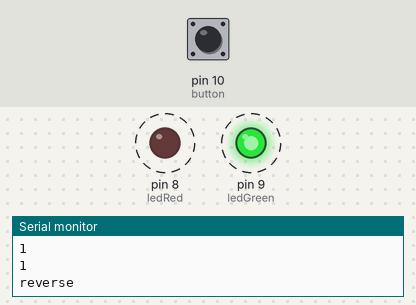
The sketch below on a simulated Arduino Uno, built with avr-gcc and run on an emulated ATmega328P. On the bench: output pins drawn as LEDs (lit = HIGH), the last lines printed to the serial monitor. Dashed ring = blinking. The inputs (shaded band) are chosen by the test bench; at power-on: pin 10 (button) HIGH.

Above: at 1.04 s.
1.3 s: pin 10 (button) pulled LOW for 3.2 s
At 1.3 s:
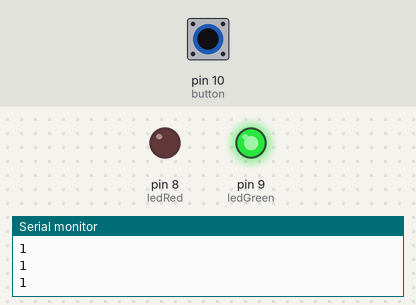
At 4.2 s:
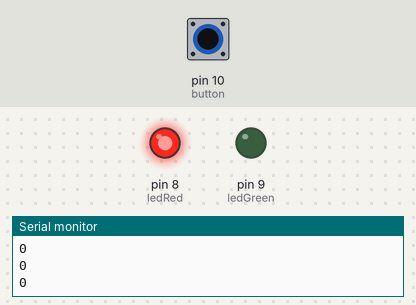
6.0 s: pin 10 (button) pulsed LOW 2 times (0.12 s each, 0.3 s apart)
Timing chart, 0 to 15.6 s (numbered marks = the images above; inputs shaded):
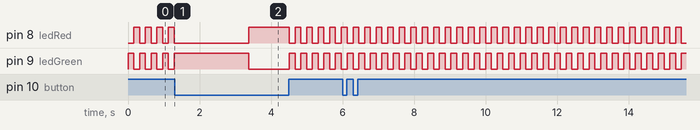

Measured:
- by itself, pin 8 (ledRed), pin 9 (ledGreen): alternates HIGH for 0.16 s and LOW for 0.16 s

The sketch:

Traffic_Light.ino
```cpp
int ledRed = 8;
int ledGreen = 9;
int button = 10;
boolean ledState;
int startTime = 0;
int debounceDelay = 10;
int endTime;
void setup() {
  pinMode(ledRed, OUTPUT);
  pinMode(ledGreen, OUTPUT);
  pinMode(button, INPUT);
  digitalWrite(ledGreen, HIGH);
  Serial.begin(9600);
  ledState = true;
  startTime = millis();

}

void loop() {
  delay(150);
  int endTime = millis();
  if(debounce(button)) {
    reverseState();
  }
  if(endTime - startTime >= 2000) {
    reverseState();
  }
  // put your main code here, to run repeatedly:

}
boolean debounce(int button){
  boolean state;
  boolean prevState;
  prevState = digitalRead(button);
  for(int counter = 0; counter < debounceDelay ; counter ++) {
    Serial.println(state);
    delay(1);
    state = digitalRead(button);
    if(state != prevState) {
      counter = 0;
      prevState = state;
    }
  }

  return state;
}

void reverseState() {
  Serial.println("reverse");
  digitalWrite(ledGreen, !ledState);
  digitalWrite(ledRed, ledState);
  ledState = !ledState;
  startTime = millis();
}
```
